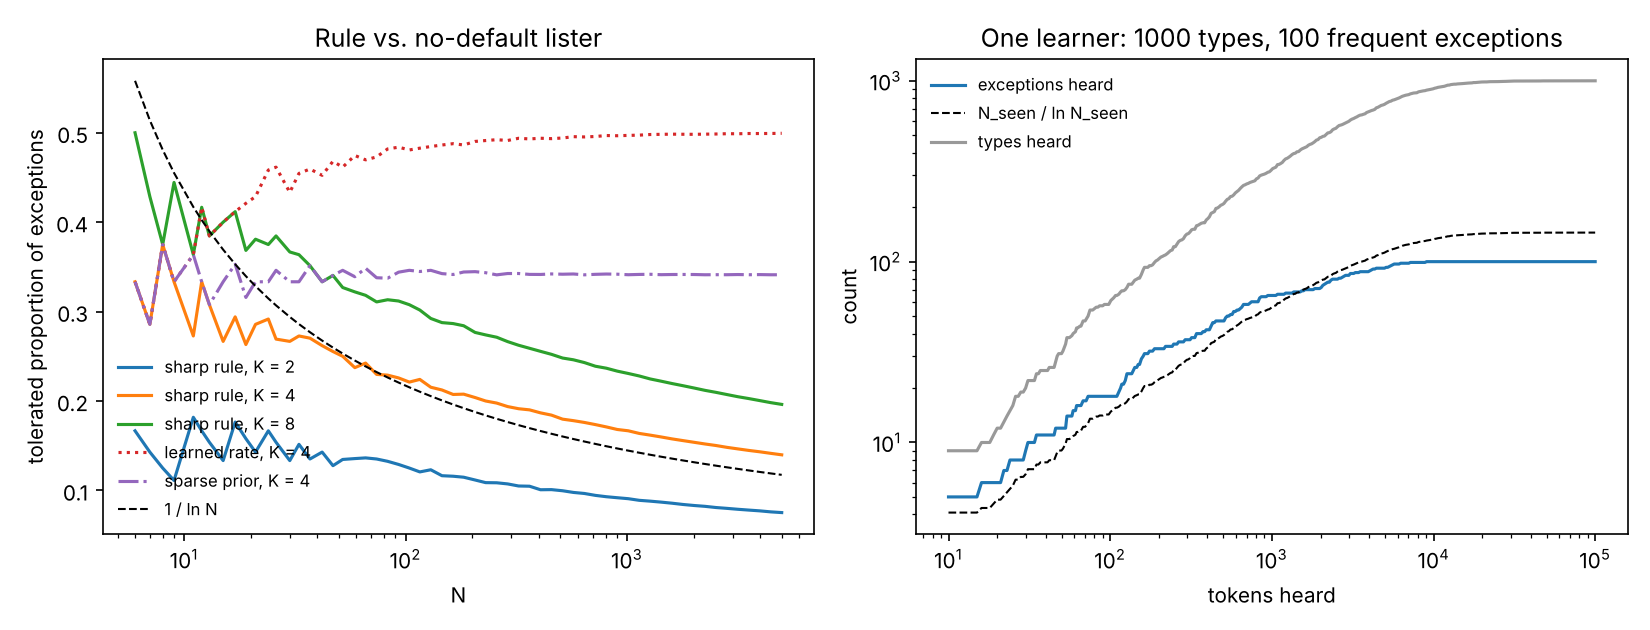

Source code (Python):
"""Productivity as Bayesian model comparison: "default rule + exceptions" vs "no default".

Lexicon: N item types, e of which do not take the regular form R. Forms are
deterministic per item, so after an item's first token nothing more is learned
about it: the evidence is the type-level lexicon (N, e), whatever the token
frequencies. Zipfian sampling only decides which types have been seen so far.

Costs are negative log marginal likelihoods in nats. K is the number of
possible forms; an unpredicted form costs ln K.

Rule hypotheses (how the set of exceptions is paid for)
  sharp    each item is an exception with fixed probability 1/N
           ("a rule has about one exception")       cost ~ e ln N
  learned  exception rate eps ~ Uniform(0,1), integrated out
                                                     cost = ln C(N,e) + ln(N+1)
  sparse   eps ~ Beta(1, N): prior mean 1/N but learnable
In every case each exception also pays ln K for its form.

No-default hypotheses
  lister   every item's form is an independent draw from K forms: N ln K
  (the "learned" rule model doubles as a no-default model that has merely
   learned how common the form R is)
"""

import numpy as np
from scipy.special import gammaln, betaln
import matplotlib

matplotlib.use("Agg")
import matplotlib.pyplot as plt


def log_choose(n, k):
    return gammaln(n + 1) - gammaln(k + 1) - gammaln(n - k + 1)


def cost_sharp(N, e, K):
    eps = 1.0 / N
    return -(e * np.log(eps) + (N - e) * np.log(1 - eps)) + e * np.log(K)


def cost_learned(N, e, K):
    return log_choose(N, e) + np.log(N + 1) + e * np.log(K)


def cost_sparse(N, e, K):
    # eps ~ Beta(1, N); marginal of a specific set of e exceptions among N
    return -(betaln(1 + e, N + N - e) - betaln(1, N)) + e * np.log(K)


def cost_lister(N, e, K):
    return N * np.log(K)


RULES = {"sharp": cost_sharp, "learned": cost_learned, "sparse": cost_sparse}


def threshold(N, rule, alt, K):
    """Largest e at which the rule hypothesis has the higher marginal likelihood."""
    e = np.arange(0, N)
    ok = RULES[rule](N, e, K) < alt(N, e, K)
    bad = np.nonzero(~ok)[0]
    return N - 1 if len(bad) == 0 else int(bad[0]) - 1


if __name__ == "__main__":
    Ns = [9, 20, 50, 100, 200, 500, 1000, 5000]

    print("A. Sharp rule (fixed exception rate 1/N) vs no-default lister")
    Ks = [2, np.e, 4, 8, 20]
    print(f"{'N':>6} {'N/lnN':>7} | " + " ".join(f"K={k:>5.1f}" for k in Ks))
    for N in Ns:
        print(f"{N:>6} {N/np.log(N):>7.1f} | "
              + " ".join(f"{threshold(N, 'sharp', cost_lister, k):>7}" for k in Ks))

    print("\nB. Same comparison, but the rule model learns its exception rate (K = 4)")
    print(f"{'N':>6} {'N/lnN':>7} | {'sharp':>6} {'sparse':>7} {'learned':>8}")
    for N in Ns:
        print(f"{N:>6} {N/np.log(N):>7.1f} | "
              + " ".join(f"{threshold(N, r, cost_lister, 4):>7}"
                         for r in ["sharp", "sparse", "learned"]))

    print("\nC. Sharp rule vs a no-default model that learns how common R is")
    print(f"{'N':>6} | {'threshold':>9}")
    for N in Ns:
        print(f"{N:>6} | {threshold(N, 'sharp', cost_learned, 4):>9}")

    # ---- D. Development under Zipfian sampling ----
    # 1000 types, 100 exceptions concentrated among frequent items.
    rng = np.random.default_rng(2)
    N, e_true, K = 1000, 100, 4
    p = 1.0 / np.arange(1, N + 1)
    p /= p.sum()
    print(f"\nD. Development: N = {N}, {e_true} exceptions drawn with weight 1/rank")
    print("   tokens heard at which each criterion first (stably) favours the rule")
    flips = {"TP": [], "sharp": [], "learned": []}
    S_grid = np.unique(np.round(np.logspace(1, 5, 400)).astype(int))
    traj = None
    for rep in range(200):
        order = np.argsort(-(-np.log(np.arange(1, N + 1)) + rng.gumbel(size=N)))
        is_exc = np.zeros(N, bool)
        is_exc[order[:e_true]] = True
        first = rng.exponential(1.0 / p)          # time of first token of each type
        n_seen = np.array([(first <= S).sum() for S in S_grid])
        e_seen = np.array([(first[is_exc] <= S).sum() for S in S_grid])
        n = np.maximum(n_seen, 2)
        fav = {
            "TP": e_seen <= n / np.log(n),
            "sharp": cost_sharp(n, e_seen, K) < cost_lister(n, e_seen, K),
            "learned": cost_learned(n, e_seen, K) < cost_lister(n, e_seen, K),
        }
        for k in flips:
            against = np.nonzero(~fav[k])[0]
            flips[k].append(S_grid[0] if len(against) == 0
                            else (np.inf if against[-1] == len(S_grid) - 1
                                  else S_grid[against[-1] + 1]))
        if rep == 0:
            traj = (n_seen, e_seen)
    for k, v in flips.items():
        v = np.array(v)
        fin = v[np.isfinite(v)]
        print(f"   {k:>8}: median {np.median(v):>8.0f} tokens "
              f"(never within 100k tokens in {np.mean(~np.isfinite(v)):.0%} of runs)")

    # ---- Figure ----
    fig, ax = plt.subplots(1, 2, figsize=(11, 4.2))
    NN = np.unique(np.round(np.logspace(np.log10(6), np.log10(5000), 60)).astype(int))
    for k in [2, 4, 8]:
        ax[0].plot(NN, [threshold(N_, "sharp", cost_lister, k) / N_ for N_ in NN],
                   label=f"sharp rule, K = {k}")
    ax[0].plot(NN, [threshold(N_, "learned", cost_lister, 4) / N_ for N_ in NN],
               ls=":", label="learned rate, K = 4")
    ax[0].plot(NN, [threshold(N_, "sparse", cost_lister, 4) / N_ for N_ in NN],
               ls="-.", label="sparse prior, K = 4")
    ax[0].plot(NN, 1 / np.log(NN), "k--", lw=1, label="1 / ln N")
    ax[0].set_xscale("log")
    ax[0].set_xlabel("N")
    ax[0].set_ylabel("tolerated proportion of exceptions")
    ax[0].set_title("Rule vs. no-default lister")
    ax[0].legend(frameon=False, fontsize=8)

    n_seen, e_seen = traj
    ax[1].plot(S_grid, e_seen, label="exceptions heard")
    ax[1].plot(S_grid, np.maximum(n_seen, 2) / np.log(np.maximum(n_seen, 2)),
               "k--", lw=1, label="N_seen / ln N_seen")
    ax[1].plot(S_grid, n_seen, color="0.6", label="types heard")
    ax[1].set_xscale("log")
    ax[1].set_yscale("log")
    ax[1].set_xlabel("tokens heard")
    ax[1].set_ylabel("count")
    ax[1].set_title("One learner: 1000 types, 100 frequent exceptions")
    ax[1].legend(frameon=False, fontsize=8)
    fig.tight_layout()
    fig.savefig("sims/bayes_rule.png", dpi=150)
    print("\nwrote sims/bayes_rule.png")
